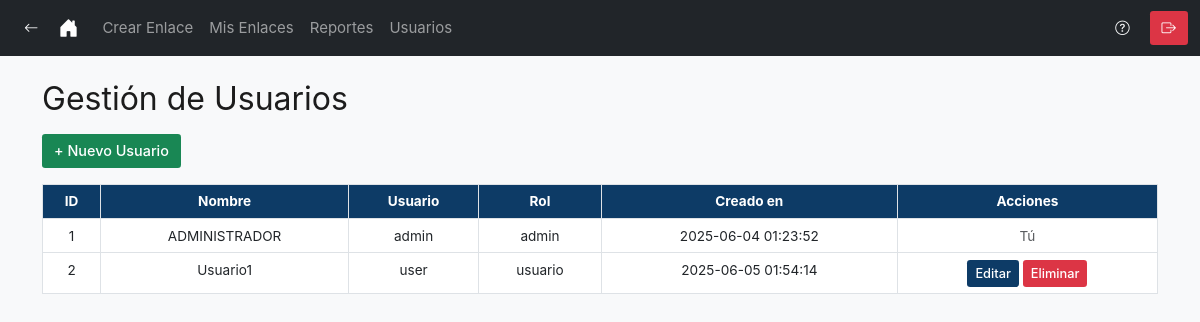
The page /usuarios.php (signed in) on the database its author committed.
### tables this page shows
CREATE TABLE `users` (
  `id` int(11) NOT NULL,
  `username` varchar(50) NOT NULL,
  `password` varchar(255) NOT NULL,
  `nombre` varchar(100) NOT NULL,
  `rol` enum('admin','usuario') DEFAULT 'usuario',
  `creado_en` timestamp NOT NULL DEFAULT current_timestamp()
);

### usuarios.php (the view, shortened to what this page needs)
<?php
require 'header.php';
$stmt = $pdo->query("SELECT id, nombre, username, rol, creado_en FROM users ORDER BY id ASC");
$usuarios = $stmt->fetchAll(PDO::FETCH_ASSOC);
?>
<div class="container mt-4">
    <h2 class="mb-3">Gestión de Usuarios</h2>
    <button class="btn btn-success mb-3" data-bs-toggle="modal" data-bs-target="#crearModal">+ Nuevo Usuario</button>
    <table class="table table-bordered table-sm text-center">
        <thead class="table-dark">
            <tr>
                <th>ID</th>
                <th>Nombre</th>
                <th>Usuario</th>
                <th>Rol</th>
                <th>Creado en</th>
                <th>Acciones</th>
            </tr>
        </thead>
        <tbody>
            <?php foreach ($usuarios as $u): ?>
                <tr>
                    <td><?= $u['id'] ?></td>
                    <td><?= htmlspecialchars($u['nombre']) ?></td>
                    <td><?= htmlspecialchars($u['username']) ?></td>
                    <td><?= $u['rol'] ?></td>
                    <td><?= $u['creado_en'] ?></td>
                    <td>
                        <?php if ($u['id'] != $_SESSION['user_id']): ?>
                            <button class="btn btn-sm btn-primary" data-bs-toggle="modal"
                                data-bs-target="#editarModal<?= $u['id'] ?>">Editar</button>
                            <form method="POST" onsubmit="return confirm('¿Eliminar usuario?')" style="display:inline;">
                                <button class="btn btn-sm btn-danger" name="eliminar_usuario">Eliminar</button>
                            </form>
                        <?php else: ?>
                            <span class="text-muted">Tú</span>
                        <?php endif; ?>
                    </td>
                </tr>
            <?php endforeach ?>
        </tbody>
    </table>
</div>

### main.css (style rules this page uses)
:root { --color-primario: #0D3B66; --color-acento: #00B4D8; --color-fondo: #F8F9FA; --color-texto: #1C1C1C; --color-blanco: #FFFFFF; --color-gris: #F1F3F5; --color-borde: #DEE2E6; --color-sombra: rgba(0, 0, 0, 0.06); --fuente: 'Inter', 'Segoe UI', sans-serif; --tamano-base: 15px; --radio: 0.2rem; }
body { font-family: var(--fuente); font-size: var(--tamano-base); background-color: var(--color-fondo); color: var(--color-texto); margin: 0; padding: 0; line-height: 1.5; }
h1, h2, h3, h4, h5 { font-weight: 400; margin-bottom: 0.5rem; }
.btn { border-radius: var(--radio); padding: 0.375rem 0.75rem; font-size: 0.9rem; font-weight: 500; transition: all 0.2s ease; border: none; }
.btn-primary { background-color: var(--color-primario); color: white; }
.table { font-size: 0.85rem; background-color: white; }
.table th { background-color: var(--color-primario); color: white; text-align: center; }
.table td, .table th { padding: 0.5rem; border: 1px solid var(--color-borde); }
.form-control-sm, .btn-sm { padding: 0.25rem 0.5rem; font-size: 0.8rem; }
.table-sm td, .table-sm th { padding: 0.4rem 0.5rem; }

### rows shown on the page
users: id "1", nombre "ADMINISTRADOR", username "admin", rol "admin", creado_en "2025-06-04 01:23:52", shows "Tú"
users: id "2", nombre "Usuario1", username "user", rol "usuario", creado_en "2025-06-05 01:54:14"
